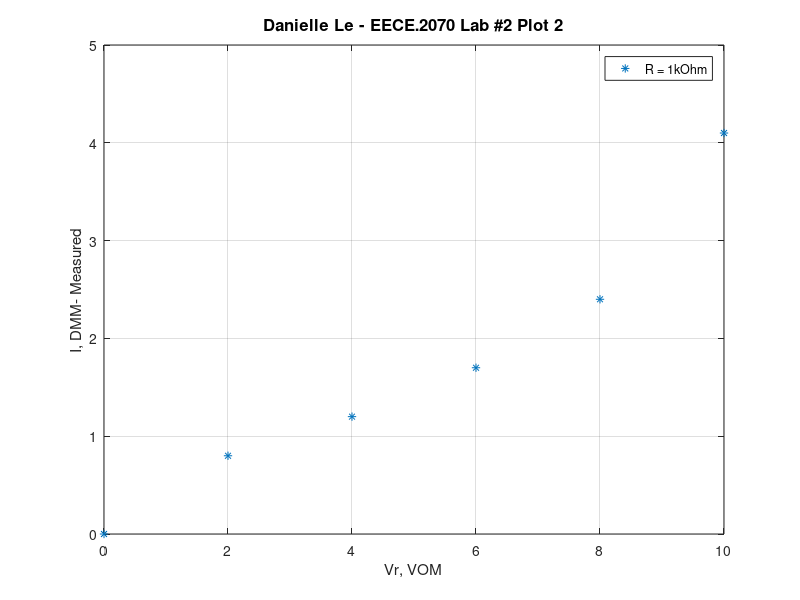

This chart was generated by the following MATLAB code:
% Name:        Danielle Le 
% Course:      EECE.2070L- Basic Electrical Engineering Laboratory I 
% Lab #2:      Section 2- Plotting Ohm's Law using MATLAB
% Description: Using the data (measured values) of Table 1, plot I (DMM) versus VR (VOM) 
% The label the of the curve is R = 1 kΩ.

%Table 1 Datasets
a = [0, 2, 4, 6, 8, 10]; %Vr (VOM)-- Voltage going into circuit (x-axis)
b = [0, 0.8, 1.2, 1.7, 2.4, 4.1]; %I (DMM)-- Current DMM measurements

plot (a,b,'*'); 
hold on;

xlabel('Vr, VOM'); 
ylabel ('I, DMM- Measured');
legend ('R = 1kOhm');
grid on;
title ('Danielle Le - EECE.2070 Lab #2 Plot 2', 'FontSize', 12)
